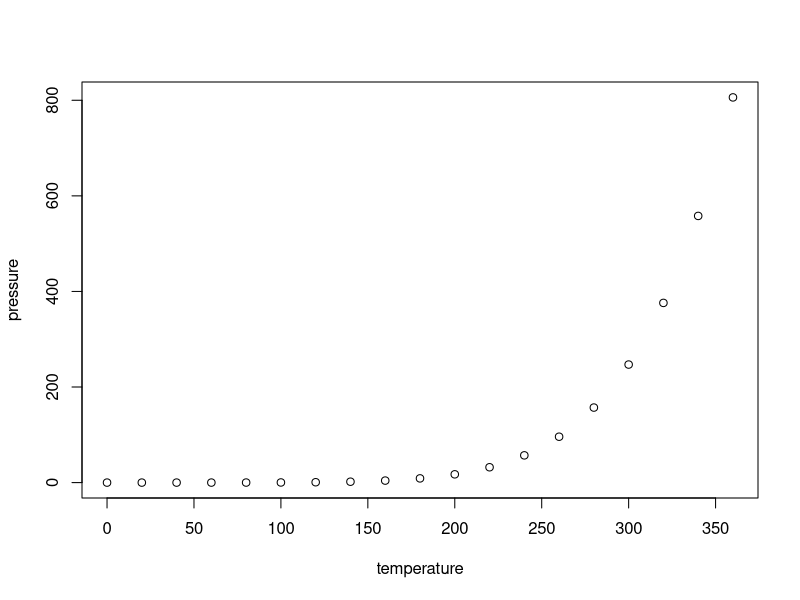
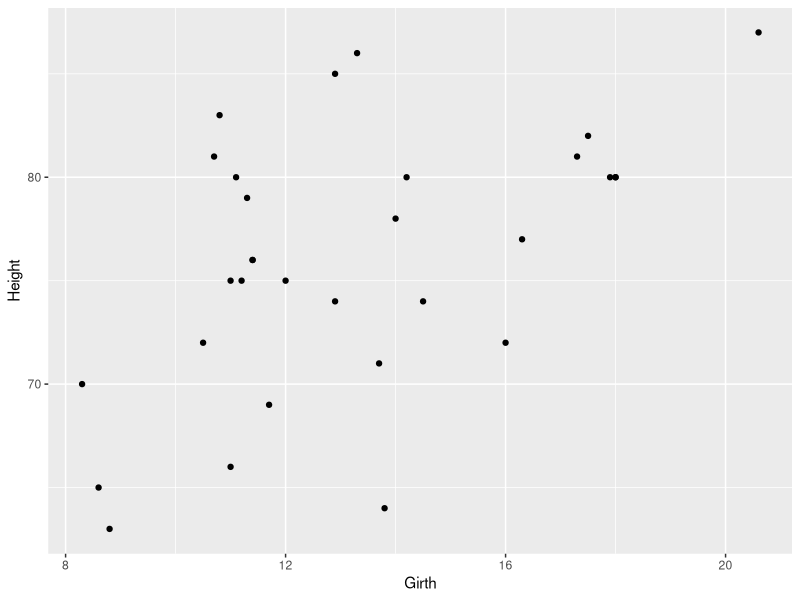
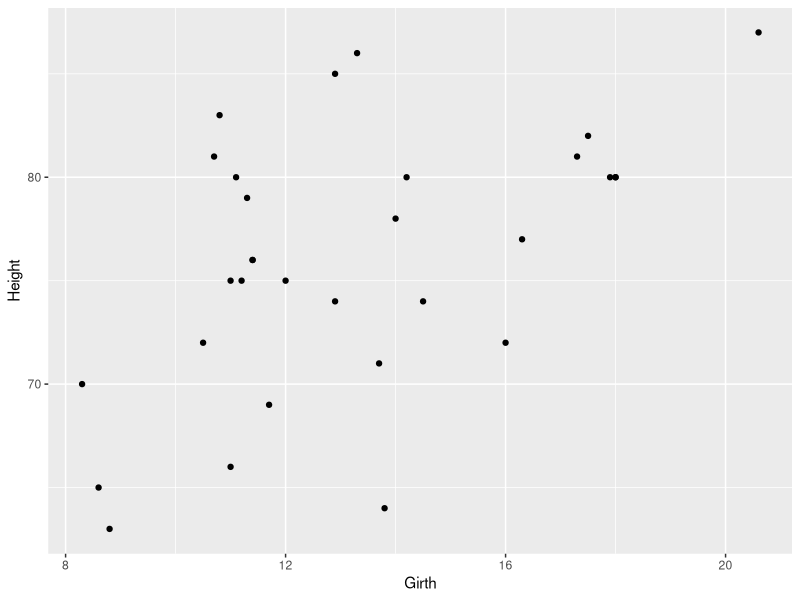
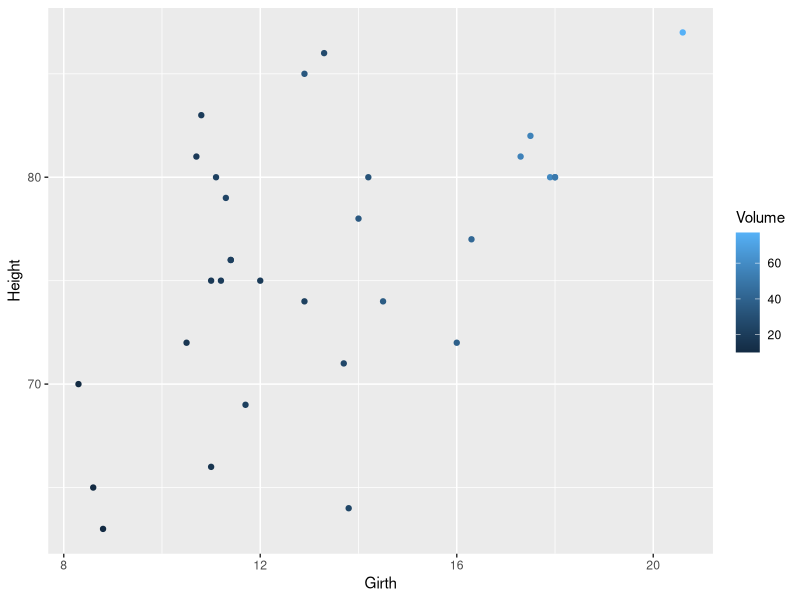
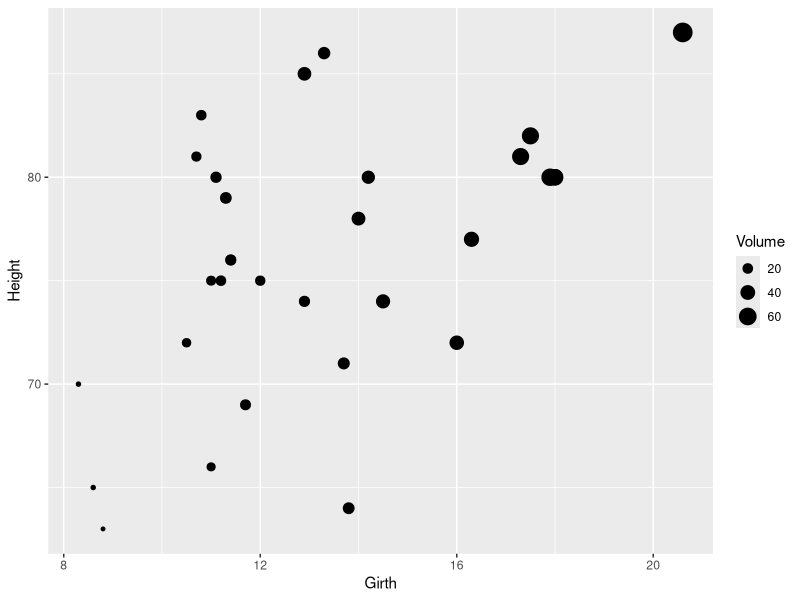
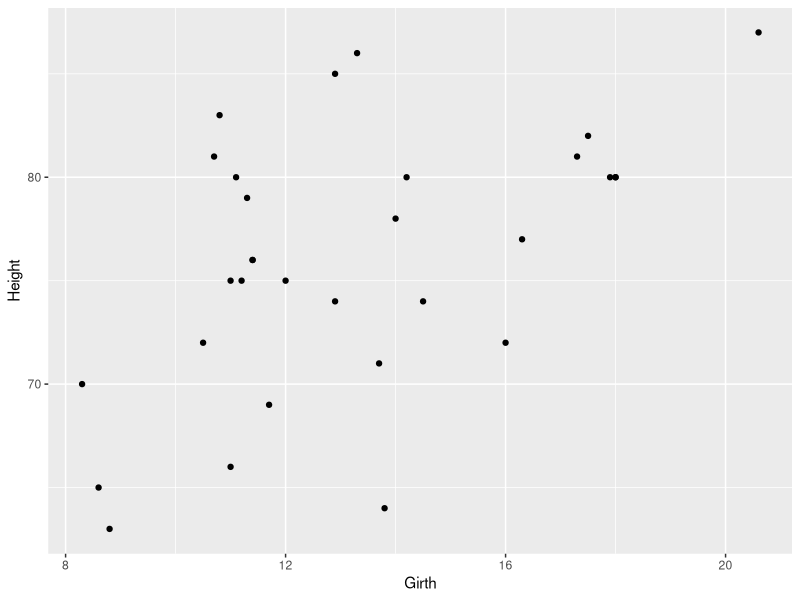
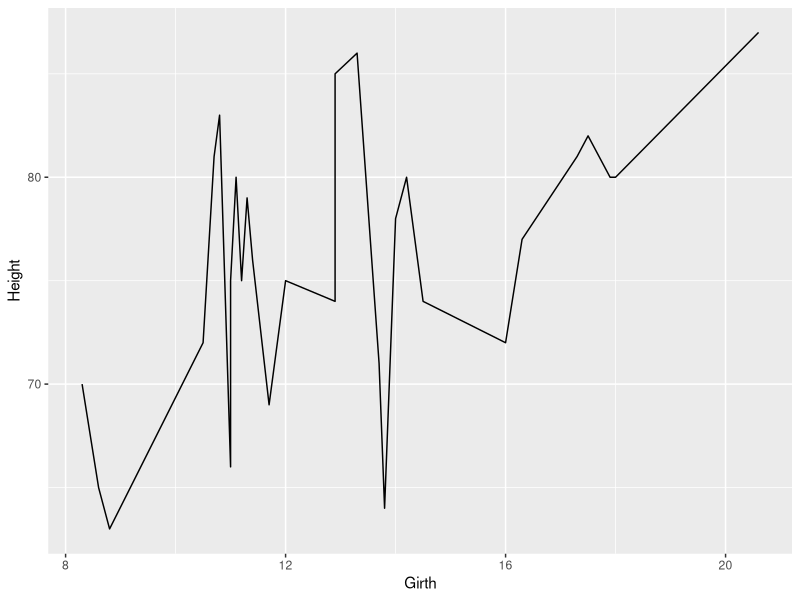
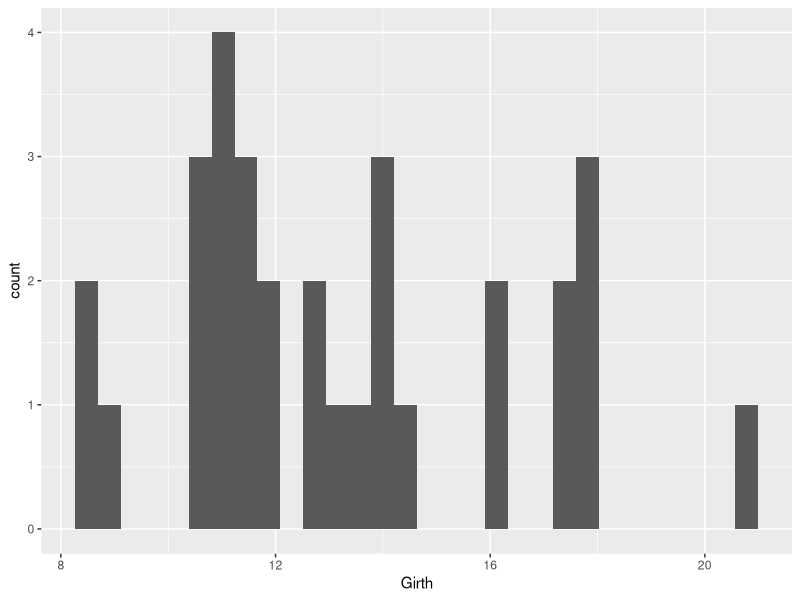

These figures' R source, in order:
## ---- chunk 1
knitr::opts_chunk$set(echo = TRUE, eval = FALSE)
## ---- chunk 2
plot(pressure)
## ---- chunk 3
library(ggplot2)
## ---- chunk 4
# On charge les données
data(trees)
head(trees, n = 3)
## ---- chunk 5
qplot(Girth, Height, data = trees)
## ---- chunk 6
ggplot(data = trees, aes(x = Girth, y = Height)) +
  geom_point()
## ---- chunk 7
ggplot(data = trees, aes(x = Girth, y = Height,
                         color = Volume)) +
  geom_point()
## ---- chunk 8
ggplot(data = trees, aes(x = Girth, y = Height,
                         size = Volume)) +
  geom_point()
## ---- chunk 9
# Nuage de points
ggplot(data = trees, aes(x = Girth, y = Height)) +
  geom_point()

# Ligne
ggplot(data = trees, aes(x = Girth, y = Height)) +
  geom_line()

# Histogramme
ggplot(data = trees, aes(x =  Girth)) +
  geom_histogram()
## ---- chunk 10
ggplot(data = trees, aes(x = Girth, y = Height)) +
  geom_point() +
  geom_smooth(method = "lm")
## ---- chunk 11
ggplot(InsectSprays, aes(x = count, color = spray)) +
  geom_density()

ggplot(InsectSprays, aes(x = count, color = spray)) +
  facet_grid(. ~ spray) +
  geom_density()
## ---- chunk 12
ggplot(data = trees, aes(x = Girth, y = Height)) +
  geom_point() +
  scale_x_log10()
